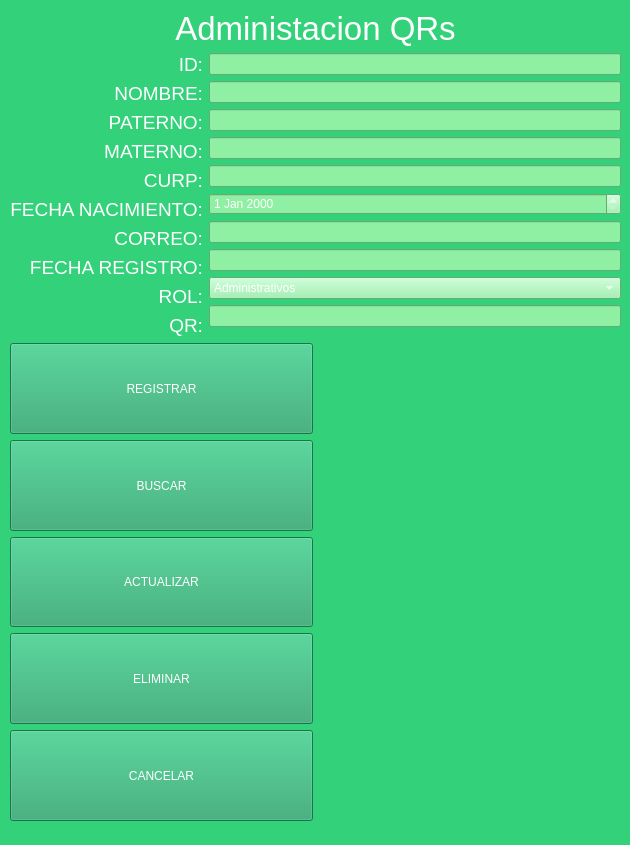
<?xml version="1.0" encoding="UTF-8"?>
<ui version="4.0">
 <class>MainWindow</class>
 <widget class="QMainWindow" name="MainWindow">
  <property name="geometry">
   <rect>
    <x>0</x>
    <y>0</y>
    <width>630</width>
    <height>845</height>
   </rect>
  </property>
  <property name="windowTitle">
   <string>MainWindow</string>
  </property>
  <property name="styleSheet">
   <string notr="true">background-color: rgb(51, 209, 122);</string>
  </property>
  <widget class="QWidget" name="centralwidget">
   <widget class="QWidget" name="layoutWidget">
    <property name="geometry">
     <rect>
      <x>10</x>
      <y>10</y>
      <width>611</width>
      <height>811</height>
     </rect>
    </property>
    <layout class="QVBoxLayout" name="verticalLayout_4">
     <item>
      <widget class="QLabel" name="lbTitulo">
       <property name="enabled">
        <bool>true</bool>
       </property>
       <property name="sizePolicy">
        <sizepolicy hsizetype="Preferred" vsizetype="Fixed">
         <horstretch>0</horstretch>
         <verstretch>0</verstretch>
        </sizepolicy>
       </property>
       <property name="font">
        <font>
         <pointsize>25</pointsize>
        </font>
       </property>
       <property name="styleSheet">
        <string notr="true">color: rgb(255, 255, 255);</string>
       </property>
       <property name="text">
        <string>Administacion QRs</string>
       </property>
       <property name="scaledContents">
        <bool>false</bool>
       </property>
       <property name="alignment">
        <set>Qt::AlignCenter</set>
       </property>
      </widget>
     </item>
     <item>
      <layout class="QHBoxLayout" name="horizontalLayout">
       <item>
        <layout class="QVBoxLayout" name="verticalLayout">
         <item>
          <widget class="QLabel" name="lbID">
           <property name="font">
            <font>
             <pointsize>14</pointsize>
            </font>
           </property>
           <property name="styleSheet">
            <string notr="true">color: rgb(255, 255, 255);</string>
           </property>
           <property name="text">
            <string>ID:</string>
           </property>
           <property name="alignment">
            <set>Qt::AlignRight|Qt::AlignTrailing|Qt::AlignVCenter</set>
           </property>
          </widget>
         </item>
         <item>
          <widget class="QLabel" name="lbNombre">
           <property name="font">
            <font>
             <pointsize>14</pointsize>
            </font>
           </property>
           <property name="styleSheet">
            <string notr="true">color: rgb(255, 255, 255);</string>
           </property>
           <property name="text">
            <string>NOMBRE:</string>
           </property>
           <property name="alignment">
            <set>Qt::AlignRight|Qt::AlignTrailing|Qt::AlignVCenter</set>
           </property>
          </widget>
         </item>
         <item>
          <widget class="QLabel" name="lbPaterno">
           <property name="font">
            <font>
             <pointsize>14</pointsize>
            </font>
           </property>
           <property name="styleSheet">
            <string notr="true">color: rgb(255, 255, 255);</string>
           </property>
           <property name="text">
            <string>PATERNO:</string>
           </property>
           <property name="alignment">
            <set>Qt::AlignRight|Qt::AlignTrailing|Qt::AlignVCenter</set>
           </property>
          </widget>
         </item>
         <item>
          <widget class="QLabel" name="lbMaterno">
           <property name="font">
            <font>
             <pointsize>14</pointsize>
            </font>
           </property>
           <property name="styleSheet">
            <string notr="true">color: rgb(255, 255, 255);</string>
           </property>
           <property name="text">
            <string>MATERNO:</string>
           </property>
           <property name="alignment">
            <set>Qt::AlignRight|Qt::AlignTrailing|Qt::AlignVCenter</set>
           </property>
          </widget>
         </item>
         <item>
          <widget class="QLabel" name="lbCURP">
           <property name="font">
            <font>
             <pointsize>14</pointsize>
            </font>
           </property>
           <property name="styleSheet">
            <string notr="true">color: rgb(255, 255, 255);</string>
           </property>
           <property name="text">
            <string>CURP:</string>
           </property>
           <property name="alignment">
            <set>Qt::AlignRight|Qt::AlignTrailing|Qt::AlignVCenter</set>
           </property>
          </widget>
         </item>
         <item>
          <widget class="QLabel" name="lbFechaNacimiento">
           <property name="font">
            <font>
             <pointsize>14</pointsize>
            </font>
           </property>
           <property name="styleSheet">
            <string notr="true">color: rgb(255, 255, 255);</string>
           </property>
           <property name="text">
            <string>FECHA NACIMIENTO:</string>
           </property>
           <property name="alignment">
            <set>Qt::AlignRight|Qt::AlignTrailing|Qt::AlignVCenter</set>
           </property>
          </widget>
         </item>
         <item>
          <widget class="QLabel" name="lbCorreo">
           <property name="font">
            <font>
             <pointsize>14</pointsize>
            </font>
           </property>
           <property name="styleSheet">
            <string notr="true">color: rgb(255, 255, 255);</string>
           </property>
           <property name="text">
            <string>CORREO:</string>
           </property>
           <property name="alignment">
            <set>Qt::AlignRight|Qt::AlignTrailing|Qt::AlignVCenter</set>
           </property>
          </widget>
         </item>
         <item>
          <widget class="QLabel" name="lbFechaRegistro">
           <property name="font">
            <font>
             <pointsize>14</pointsize>
            </font>
           </property>
           <property name="styleSheet">
            <string notr="true">color: rgb(255, 255, 255);</string>
           </property>
           <property name="text">
            <string>FECHA REGISTRO:</string>
           </property>
           <property name="alignment">
            <set>Qt::AlignRight|Qt::AlignTrailing|Qt::AlignVCenter</set>
           </property>
          </widget>
         </item>
         <item>
          <widget class="QLabel" name="lbROL">
           <property name="font">
            <font>
             <pointsize>14</pointsize>
            </font>
           </property>
           <property name="styleSheet">
            <string notr="true">color: rgb(255, 255, 255);</string>
           </property>
           <property name="text">
            <string>ROL:</string>
           </property>
           <property name="alignment">
            <set>Qt::AlignRight|Qt::AlignTrailing|Qt::AlignVCenter</set>
           </property>
          </widget>
         </item>
         <item>
          <widget class="QLabel" name="lbQr">
           <property name="font">
            <font>
             <pointsize>14</pointsize>
            </font>
           </property>
           <property name="styleSheet">
            <string notr="true">color: rgb(255, 255, 255);</string>
           </property>
           <property name="text">
            <string>QR:</string>
           </property>
           <property name="alignment">
            <set>Qt::AlignRight|Qt::AlignTrailing|Qt::AlignVCenter</set>
           </property>
          </widget>
         </item>
        </layout>
       </item>
       <item>
        <layout class="QVBoxLayout" name="verticalLayout_2">
         <item>
          <widget class="QLineEdit" name="txtID">
           <property name="styleSheet">
            <string notr="true">background-color: rgb(143, 240, 164);
color: rgb(255, 255, 255);
border-color: rgb(255, 255, 255);</string>
           </property>
          </widget>
         </item>
         <item>
          <widget class="QLineEdit" name="txtNombre">
           <property name="styleSheet">
            <string notr="true">background-color: rgb(143, 240, 164);
color: rgb(255, 255, 255);
border-color: rgb(255, 255, 255);</string>
           </property>
           <property name="text">
            <string/>
           </property>
          </widget>
         </item>
         <item>
          <widget class="QLineEdit" name="txtPaterno">
           <property name="styleSheet">
            <string notr="true">background-color: rgb(143, 240, 164);
color: rgb(255, 255, 255);
border-color: rgb(255, 255, 255);</string>
           </property>
          </widget>
         </item>
         <item>
          <widget class="QLineEdit" name="txtMaterno">
           <property name="styleSheet">
            <string notr="true">background-color: rgb(143, 240, 164);
color: rgb(255, 255, 255);
border-color: rgb(255, 255, 255);</string>
           </property>
          </widget>
         </item>
         <item>
          <widget class="QLineEdit" name="txtCURP">
           <property name="styleSheet">
            <string notr="true">background-color: rgb(143, 240, 164);
color: rgb(255, 255, 255);
border-color: rgb(255, 255, 255);</string>
           </property>
          </widget>
         </item>
         <item>
          <widget class="QDateEdit" name="edCalendario">
           <property name="styleSheet">
            <string notr="true">background-color: rgb(143, 240, 164);
color: rgb(255, 255, 255);
border-color: rgb(255, 255, 255);</string>
           </property>
          </widget>
         </item>
         <item>
          <widget class="QLineEdit" name="txtCorreo">
           <property name="styleSheet">
            <string notr="true">background-color: rgb(143, 240, 164);
color: rgb(255, 255, 255);
border-color: rgb(255, 255, 255);</string>
           </property>
          </widget>
         </item>
         <item>
          <widget class="QLineEdit" name="txtFechaRegistro">
           <property name="styleSheet">
            <string notr="true">background-color: rgb(143, 240, 164);
color: rgb(255, 255, 255);
border-color: rgb(255, 255, 255);</string>
           </property>
          </widget>
         </item>
         <item>
          <widget class="QComboBox" name="cbRol">
           <property name="cursor">
            <cursorShape>PointingHandCursor</cursorShape>
           </property>
           <property name="styleSheet">
            <string notr="true">background-color: rgb(143, 240, 164);
color: rgb(255, 255, 255);
border-color: rgb(255, 255, 255);</string>
           </property>
           <item>
            <property name="text">
             <string>Administrativos</string>
            </property>
           </item>
           <item>
            <property name="text">
             <string>Estudiante</string>
            </property>
           </item>
           <item>
            <property name="text">
             <string>Externo</string>
            </property>
           </item>
           <item>
            <property name="text">
             <string>Operativo</string>
            </property>
           </item>
           <item>
            <property name="text">
             <string>Profesor</string>
            </property>
           </item>
          </widget>
         </item>
         <item>
          <widget class="QLineEdit" name="txtQR">
           <property name="styleSheet">
            <string notr="true">background-color: rgb(143, 240, 164);
color: rgb(255, 255, 255);
border-color: rgb(255, 255, 255);</string>
           </property>
          </widget>
         </item>
        </layout>
       </item>
      </layout>
     </item>
     <item>
      <layout class="QHBoxLayout" name="horizontalLayout_2">
       <item>
        <layout class="QVBoxLayout" name="verticalLayout_3">
         <item>
          <widget class="QPushButton" name="btnRegistrar">
           <property name="sizePolicy">
            <sizepolicy hsizetype="Preferred" vsizetype="Preferred">
             <horstretch>0</horstretch>
             <verstretch>0</verstretch>
            </sizepolicy>
           </property>
           <property name="cursor">
            <cursorShape>PointingHandCursor</cursorShape>
           </property>
           <property name="styleSheet">
            <string notr="true">background-color: rgb(87, 227, 137);
background-color: rgb(38, 162, 105);
border-color: rgb(38, 162, 105);
color: rgb(255, 255, 255);
border-color: qradialgradient(spread:repeat, cx:0.5, cy:0.5, radius:0.077, fx:0.5, fy:0.5, stop:0 rgba(0, 169, 255, 147), stop:0.497326 rgba(0, 0, 0, 147), stop:1 rgba(0, 169, 255, 147));</string>
           </property>
           <property name="text">
            <string>REGISTRAR</string>
           </property>
          </widget>
         </item>
         <item>
          <widget class="QPushButton" name="btnBuscar">
           <property name="sizePolicy">
            <sizepolicy hsizetype="Preferred" vsizetype="Preferred">
             <horstretch>0</horstretch>
             <verstretch>0</verstretch>
            </sizepolicy>
           </property>
           <property name="cursor">
            <cursorShape>PointingHandCursor</cursorShape>
           </property>
           <property name="styleSheet">
            <string notr="true">background-color: rgb(87, 227, 137);
background-color: rgb(38, 162, 105);
border-color: rgb(38, 162, 105);
color: rgb(255, 255, 255);
border-color: qradialgradient(spread:repeat, cx:0.5, cy:0.5, radius:0.077, fx:0.5, fy:0.5, stop:0 rgba(0, 169, 255, 147), stop:0.497326 rgba(0, 0, 0, 147), stop:1 rgba(0, 169, 255, 147));</string>
           </property>
           <property name="text">
            <string>BUSCAR</string>
           </property>
          </widget>
         </item>
         <item>
          <widget class="QPushButton" name="btnActualizar">
           <property name="sizePolicy">
            <sizepolicy hsizetype="Preferred" vsizetype="Preferred">
             <horstretch>0</horstretch>
             <verstretch>0</verstretch>
            </sizepolicy>
           </property>
           <property name="cursor">
            <cursorShape>PointingHandCursor</cursorShape>
           </property>
           <property name="styleSheet">
            <string notr="true">background-color: rgb(87, 227, 137);
background-color: rgb(38, 162, 105);
border-color: rgb(38, 162, 105);
color: rgb(255, 255, 255);
border-color: qradialgradient(spread:repeat, cx:0.5, cy:0.5, radius:0.077, fx:0.5, fy:0.5, stop:0 rgba(0, 169, 255, 147), stop:0.497326 rgba(0, 0, 0, 147), stop:1 rgba(0, 169, 255, 147));</string>
           </property>
           <property name="text">
            <string>ACTUALIZAR</string>
           </property>
          </widget>
         </item>
         <item>
          <widget class="QPushButton" name="btnEliminar">
           <property name="sizePolicy">
            <sizepolicy hsizetype="Preferred" vsizetype="Preferred">
             <horstretch>0</horstretch>
             <verstretch>0</verstretch>
            </sizepolicy>
           </property>
           <property name="cursor">
            <cursorShape>PointingHandCursor</cursorShape>
           </property>
           <property name="styleSheet">
            <string notr="true">background-color: rgb(87, 227, 137);
background-color: rgb(38, 162, 105);
border-color: rgb(38, 162, 105);
color: rgb(255, 255, 255);
border-color: qradialgradient(spread:repeat, cx:0.5, cy:0.5, radius:0.077, fx:0.5, fy:0.5, stop:0 rgba(0, 169, 255, 147), stop:0.497326 rgba(0, 0, 0, 147), stop:1 rgba(0, 169, 255, 147));</string>
           </property>
           <property name="text">
            <string>ELIMINAR</string>
           </property>
          </widget>
         </item>
         <item>
          <widget class="QPushButton" name="btnCancelar">
           <property name="sizePolicy">
            <sizepolicy hsizetype="Preferred" vsizetype="Preferred">
             <horstretch>0</horstretch>
             <verstretch>0</verstretch>
            </sizepolicy>
           </property>
           <property name="cursor">
            <cursorShape>PointingHandCursor</cursorShape>
           </property>
           <property name="styleSheet">
            <string notr="true">background-color: rgb(87, 227, 137);
background-color: rgb(38, 162, 105);
border-color: rgb(38, 162, 105);
color: rgb(255, 255, 255);
border-color: qradialgradient(spread:repeat, cx:0.5, cy:0.5, radius:0.077, fx:0.5, fy:0.5, stop:0 rgba(0, 169, 255, 147), stop:0.497326 rgba(0, 0, 0, 147), stop:1 rgba(0, 169, 255, 147));</string>
           </property>
           <property name="text">
            <string>CANCELAR</string>
           </property>
          </widget>
         </item>
        </layout>
       </item>
       <item>
        <widget class="QLabel" name="lbGif">
         <property name="text">
          <string/>
         </property>
        </widget>
       </item>
      </layout>
     </item>
    </layout>
   </widget>
  </widget>
  <widget class="QStatusBar" name="statusbar"/>
 </widget>
 <resources/>
 <connections/>
</ui>
